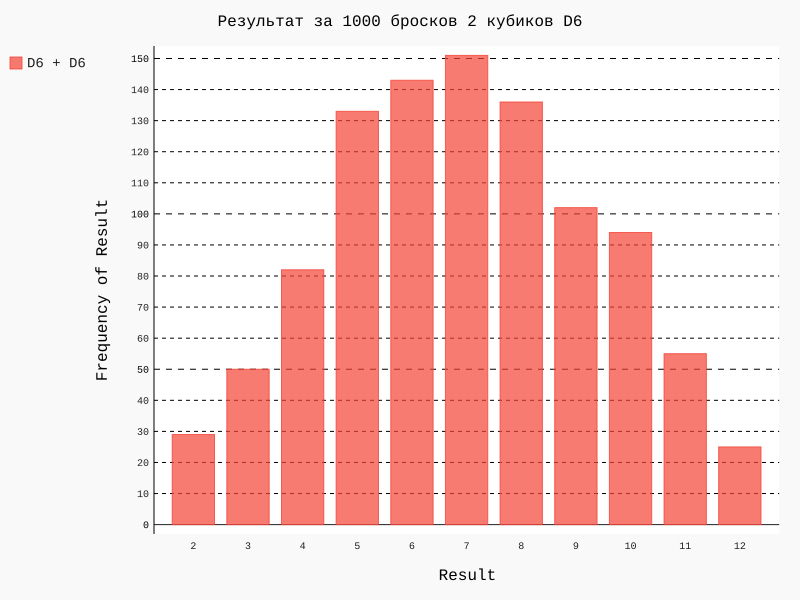

Write the Python code that produced this figure.
from die import Die
import pygal
die_1 = Die()
die_2 = Die()

# Моделирование серии бросков с сохранением результатов в списке
results = []
for _ in range(1000):
    result = die_1.roll() + die_2.roll()
    results.append(result)

# Анализ результатов
frequencies = []
max_result = die_1.num_sides + die_2.num_sides
for value in range(2, max_result+1):
    frequency = results.count(value)
    frequencies.append(frequency)

# Визуализация результатов.
hist = pygal.Bar()

hist.title = 'Результат за 1000 бросков 2 кубиков D6'
hist.x_labels = ['2', '3', '4', '5', '6', '7', '8', '9', '10', '11', '12']
hist.x_title = "Result"
hist.y_title = 'Frequency of Result'

hist.add('D6 + D6', frequencies)
hist.render_to_file('dice_visual.svg')
